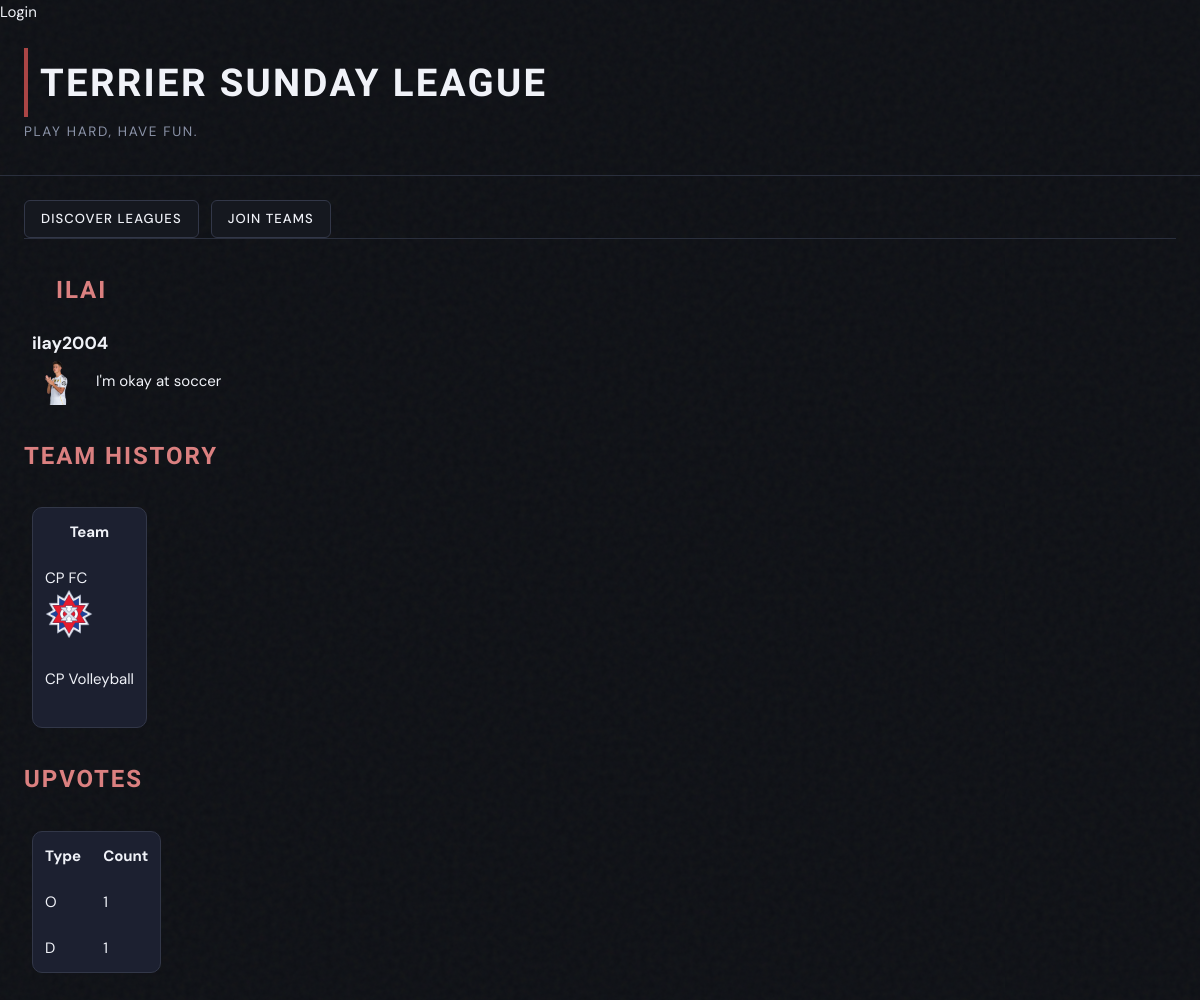
Page /sundayleague/profile/1 on the committed database.
### SundayLeague/models.py (models this page shows, shortened)
class SLProfile(models.Model):
  user = models.OneToOneField(User, on_delete=models.CASCADE)
  bio = models.TextField(blank=True)
  profile_picture = models.ImageField()
  def getImageUrl(self):
    if self.profile_picture:
      return self.profile_picture.url
    else:
      return ''
  def getTeams(self):
    return Team.objects.filter(teammember__user=self.user)
  def getUpvotes(self):
    upvotes = Upvote.objects.filter(receiving_user = self.user)
    return upvotes

class Team(models.Model):
  team_admin = models.ForeignKey(User, on_delete=models.CASCADE) # Controls team settings and can add new members
  name = models.TextField()
  league = models.ForeignKey(League, on_delete=models.CASCADE)
  picture = models.ImageField(default=None, blank=True, null=True)
  def getImageUrl(self):
    if self.picture:
      return self.picture.url
    else:
      return ''

### SundayLeague/views.py (the view)
# urls.py: path('profile/<int:pk>', ProfileDetail.as_view(), name='detail_profile'),
class ProfileDetail(DetailView):
  model=SLProfile
  template_name='SundayLeague/detail_profile.html'
  content_object_name='profile'
  """Insert some logic:
  -Get all the teams they've ever been on
  -Collect all upvotes tied to this user (graphing can come at a way later update)
  """
  def get_context_data(self, **kwargs):
    context = super().get_context_data(**kwargs)
    profile = self.object
    context['profile'] = profile
    upvotes = profile.getUpvotes()
    aggregate = {}
    for upvote in upvotes:
      if upvote.vote_type not in aggregate:
        aggregate[upvote.vote_type] = 1
      else:
        aggregate[upvote.vote_type] += 1
    context["upvotes"] = aggregate
    context["teams"] = profile.getTeams()
    return context

### SundayLeague/templates/SundayLeague/detail_profile.html
{% extends 'SundayLeague/base.html' %}
{% block content %}
  {% if profile %}
    <div class="profile-info-container">
      <h2>{{profile.user.first_name}}</h2>
      <h3>{{profile.user.username}}</h3>
      <div class="game-card-header">
        <img src="{{profile.getImageUrl}}" class="team-pfp">
        <p>{{profile.bio}}</p>
      </div>
    </div>
  {% endif %}
  <h2>Team History</h2>
  {% if teams|length > 0 %}
    <table class="team-table">
      <tr>
        <th>Team</th>
      </tr>
      {% for team in teams %}
      <tr>
        <td>
          <p>{{ team.name }}</p>
          <img src="{{ team.getImageUrl }}" class="team-pfp">
        </td>
      </tr>
      {% endfor %}
    </table>
  {% endif %}
  <h2>Upvotes</h2>
  {% if upvotes|length > 0 %}
  <table class="team-table">
    <tr>
      <th>Type</th>
      <th>Count</th>
    </tr>
    {% for key, value in upvotes.items %}
      <tr>
        <td>{{key}}</td>
        <td>{{value}}</td>
      </tr>
    {% endfor %}
  </table>
  {% else %}
  <p>No upvotes yet. Team members can reward your with compliments on your skills after a match!</p>
  {% endif %}
{% endblock %}

### static/sundayleague.css (style rules this page uses)
:root { --bg-base: #0d0f14; --bg-surface: #15181f; --bg-card: #1c2030; --border-subtle: #2a2f3d; --border-card: #323748; --accent-green: #AA4545; --accent-amber: #DB8080; --accent-sky: #3ab8f5; --text-primary: #f0f2f8; --text-secondary: #8b93a8; --text-secondary-light: #f0f2f8; --text-dim: #555d72; --card-shadow: 0 4px 24px rgba(0,0,0,0.45); --glow-green: 0 0 12px rgba(57,232,122,0.25); --glow-amber: 0 0 12px rgba(245,166,35,0.22); }
*, *::before, *::after { box-sizing: border-box; margin: 0; padding: 0; }
h2 { font-family: 'Barlow Condensed', sans-serif; font-size: 1.5rem; font-weight: 600; letter-spacing: 0.08em; text-transform: uppercase; color: var(--accent-amber); margin: 0 1.5rem 1.25rem; }
.game-card-header { display: flex; flex-direction: row; align-items: center; }
.team-pfp { width: 3rem; height: auto; margin-right: 1rem; }
table { background: var(--bg-card); border: 1px solid var(--border-card); border-radius: 10px; }
th, td { padding: 10px; }
.team-table { margin: 2rem; width: auto; }
.profile-info-container { margin:2rem; justify-content: center; }

### rows in the picture
SLProfile: user.first_name "ILAI", user.username "ilay2004", getImageUrl (picture), bio "I'm okay at soccer"
Team: name "CP FC", getImageUrl (picture)
Team: name "CP Volleyball"

### other values in the picture
{{ key }} "O" "D"
{{ value }} "1" "1"
